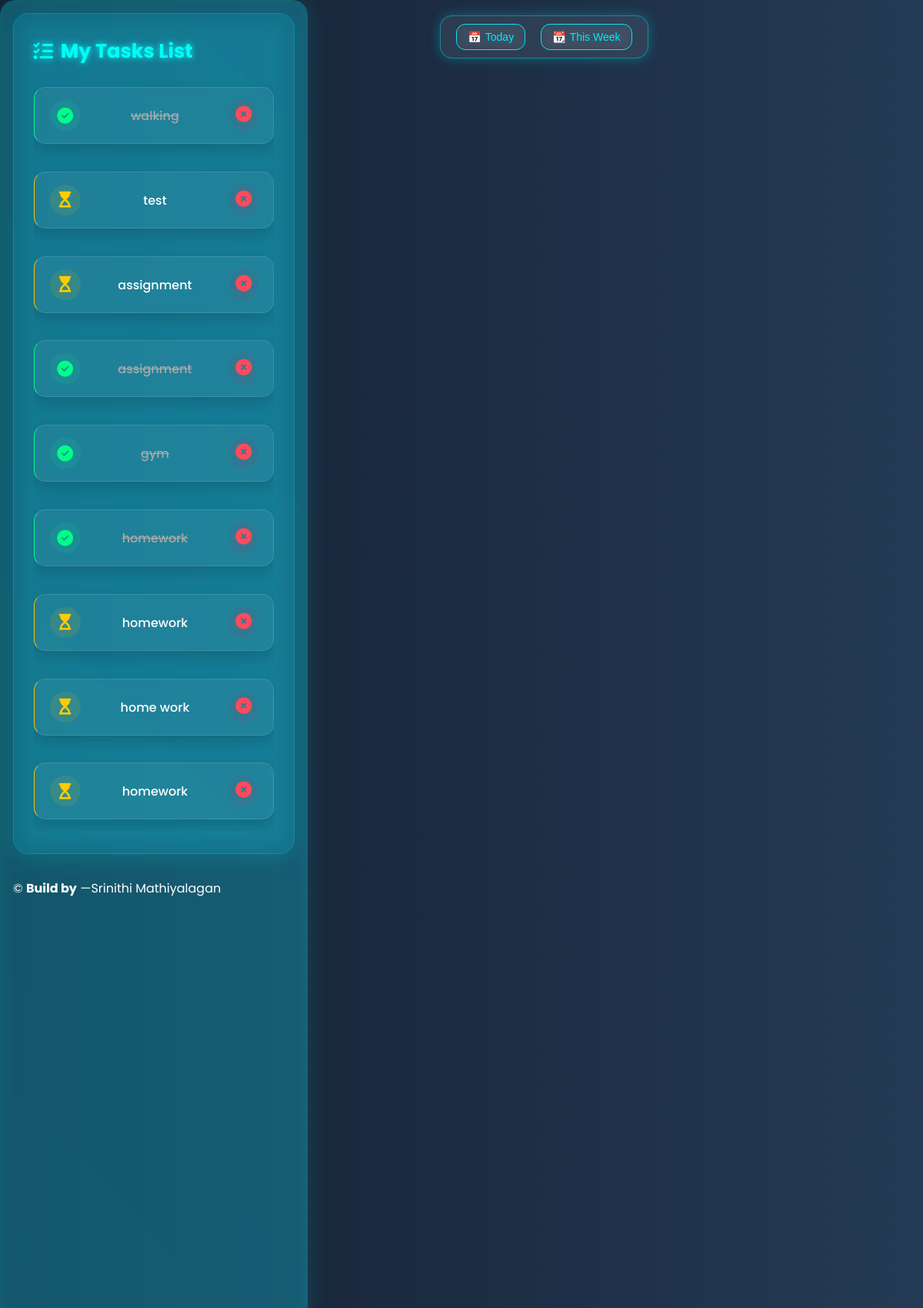
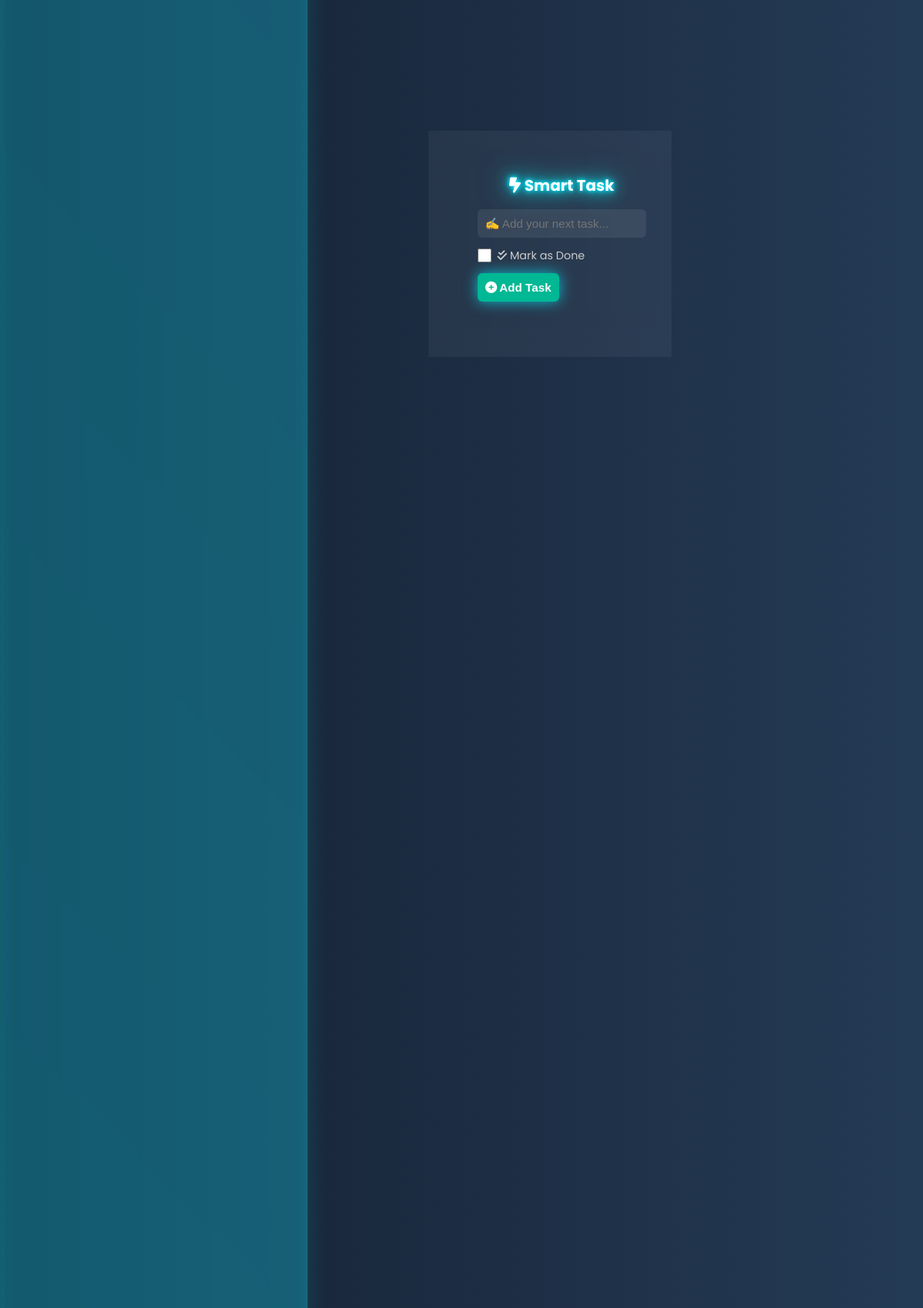
/dashboard/ (signed in, upper part), run on the app's committed database (2 pictures, top to bottom).
### todo/models.py (models this page shows, shortened)
class Task(models.Model):
    title = models.CharField(max_length=255)
    completed = models.BooleanField(default=False)
    user = models.ForeignKey(User, on_delete=models.CASCADE)
    created_at = models.DateTimeField(auto_now_add=True)

### todo/views.py (the view)
# urls.py: path('dashboard/', views.dashboard, name='dashboard'),
@login_required
def dashboard(request):
    if request.method == 'POST':
        form = TaskForm(request.POST)
        if form.is_valid():
            task = form.save(commit=False)
            task.user = request.user
            task.save()
            messages.success(request, "Task added successfully!")
            return redirect('dashboard')
    else:
        form = TaskForm()
    tasks = Task.objects.filter(user=request.user).order_by('-created_at')
    pending_tasks = tasks.filter(completed=False)
    completed_tasks = tasks.filter(completed=True)
    return render(request, 'todo/dashboard.html', {
        'form': form,
        'tasks': tasks,
        'pending_tasks': pending_tasks,
        'completed_tasks': completed_tasks,
        'pending_count': pending_tasks.count(),
        'completed_count': completed_tasks.count(),
        'total_count': tasks.count()
    })

### todo/forms.py
class TaskForm(forms.ModelForm):
    class Meta:
        model = Task
        fields = ['title', 'completed']
        widgets = {
            'title': forms.TextInput(attrs={'class': 'form-input', 'placeholder': 'Task Title'}),
        }

### todo/templates/todo/dashboard.html (shortened to what this page needs)
{% load static %}
<!DOCTYPE html>
<html lang="en">
<head>
  <link href="https://cdnjs.cloudflare.com/ajax/libs/font-awesome/6.5.0/css/all.min.css" rel="stylesheet" />
  <link href="https://cdn.jsdelivr.net/npm/fullcalendar@6.1.10/main.min.css" rel="stylesheet" />
  <link href="https://unpkg.com/aos@2.3.4/dist/aos.css" rel="stylesheet" />
  <link href="https://cdnjs.cloudflare.com/ajax/libs/animate.css/4.1.1/animate.min.css" rel="stylesheet"/>
  <link rel="stylesheet" href="{% static 'css/style.css' %}" />
</head>
<body class="page-body no-scrollbar">
<div class="svg-animated-background">
</div>
<div class="task-filters glassy-filter-box" data-aos="fade-left" data-aos-delay="100">
  <button class="filter-btn" onclick="filterTasks('today')" title="Show Today Tasks">
    📅 <span>Today</span>
  </button>
  <button class="filter-btn" onclick="filterTasks('week')" title="Show This Week Tasks">
    📆 <span>This Week</span>
  </button>
</div>
<main class="dashboard-section glassy-box" data-aos="fade-down" data-aos-duration="800">
  <h2 class="dashboard-heading neon-text animate__animated animate__pulse">
    <i class="fas fa-bolt-lightning animate__animated animate__flip animate__slower"></i> Smart Task
  </h2>
  <form method="POST" class="task-form" id="taskForm" data-aos="zoom-in">
    <div class="input-group animated-input">
      <input type="text" name="title" id="taskInput" class="form-input" maxlength="80" required placeholder="✍️ Add your next task..." />
    </div>
    <label class="checkbox-group">
      <input type="checkbox" name="completed" id="taskComplete" />
      <span class="checkbox-label"><i class="fas fa-check-double"></i> Mark as Done</span>
    </label>
    <button type="submit" class="save-btn glow-btn">
      <i class="fas fa-plus-circle animate__animated animate__tada"></i> Add Task
    </button>
  </form>
</main>
<aside class="sidebar glassy-box enhanced-sidebar" data-aos="fade-left" data-aos-delay="100">
<div class="task-box card-box glassy-card enhanced-task-box" data-aos="fade-up" data-aos-delay="100">
  <h3 class="box-heading neon-text">
    <i class="fas fa-list-check fa-bounce"></i> My Tasks List
  </h3>
  <ul class="task-list modern-task-list">
    {% for task in tasks %}
      <li class="task-item task-card glassy-card-hover {% if task.completed %}completed{% else %}pending{% endif %}"
          data-aos="zoom-in-up"
          data-aos-delay="{{ forloop.counter0|add:'100' }}">
        <div class="task-icon {% if task.completed %}bg-complete{% else %}bg-pending{% endif %}">
          {% if task.completed %}
            <i class="fas fa-circle-check fa-beat-fade" style="color: #00ff88;"></i>
          {% else %}
            <i class="fas fa-hourglass-start fa-spin" style="color: #ffcc00;"></i>
          {% endif %}
        </div>
        <div class="task-content">
          <span class="task-title {% if task.completed %}strike{% endif %}">
            {{ task.title }}
          </span>
        </div>
        <div class="task-actions">
          <a href="{% url 'delete_task' task.id %}" class="delete-btn glassy-delete" title="Delete Task">
            <i class="fas fa-xmark-circle fa-beat-fade" style="color: #ff4b5c; font-size: 1.2em;"></i>
          </a>
        </div>
      </li>
    {% empty %}
      <li class="no-tasks animate__animated animate__fadeIn">
        <i class="fas fa-box-open"></i> No tasks available.
      </li>
    {% endfor %}
  </ul>
</div>
<footer class="footer">
  <p>&copy; <strong>Build by</strong> —Srinithi Mathiyalagan</p>
</footer>
</body>
</html>

### data on the page
Task: completed True (drawn), title "walking"
Task: completed False (drawn), title "test"
Task: completed False (drawn), title "assignment"
Task: completed True (drawn), title "assignment"
Task: completed True (drawn), title "gym"
Task: completed True (drawn), title "homework"
Task: completed False (drawn), title "homework"
Task: completed False (drawn), title "home work"
Task: completed False (drawn), title "homework"
